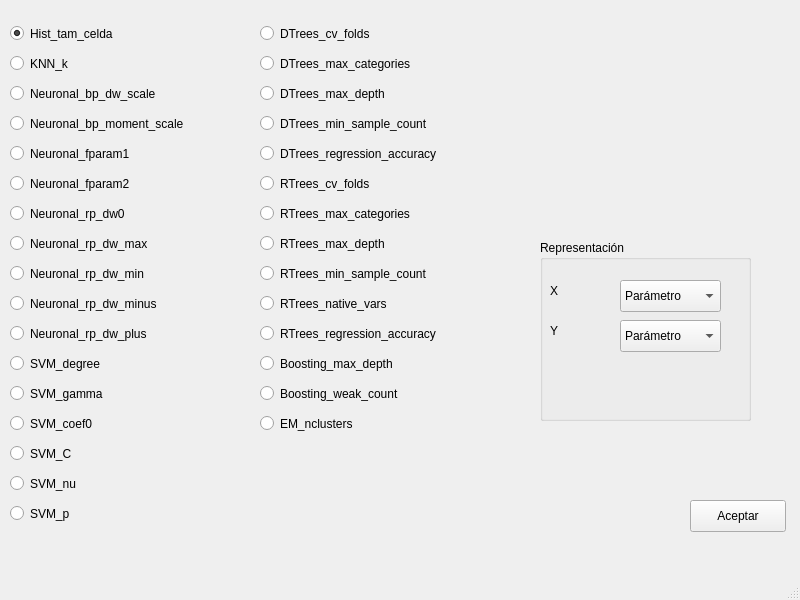
<?xml version="1.0" encoding="UTF-8"?>
<ui version="4.0">
 <class>Selec_Param</class>
 <widget class="QMainWindow" name="Selec_Param">
  <property name="geometry">
   <rect>
    <x>0</x>
    <y>0</y>
    <width>800</width>
    <height>600</height>
   </rect>
  </property>
  <property name="minimumSize">
   <size>
    <width>800</width>
    <height>600</height>
   </size>
  </property>
  <property name="windowTitle">
   <string>Selección de Parámetro</string>
  </property>
  <widget class="QWidget" name="centralwidget">
   <widget class="QRadioButton" name="Hist_tam_celda">
    <property name="geometry">
     <rect>
      <x>10</x>
      <y>20</y>
      <width>141</width>
      <height>27</height>
     </rect>
    </property>
    <property name="text">
     <string>Hist_tam_celda</string>
    </property>
    <property name="checked">
     <bool>true</bool>
    </property>
   </widget>
   <widget class="QRadioButton" name="KNN_k">
    <property name="geometry">
     <rect>
      <x>10</x>
      <y>50</y>
      <width>115</width>
      <height>27</height>
     </rect>
    </property>
    <property name="text">
     <string>KNN_k</string>
    </property>
   </widget>
   <widget class="QRadioButton" name="Neuronal_bp_dw_scale">
    <property name="geometry">
     <rect>
      <x>10</x>
      <y>80</y>
      <width>201</width>
      <height>27</height>
     </rect>
    </property>
    <property name="text">
     <string>Neuronal_bp_dw_scale</string>
    </property>
   </widget>
   <widget class="QRadioButton" name="Neuronal_bp_moment_scale">
    <property name="geometry">
     <rect>
      <x>10</x>
      <y>110</y>
      <width>251</width>
      <height>27</height>
     </rect>
    </property>
    <property name="text">
     <string>Neuronal_bp_moment_scale</string>
    </property>
   </widget>
   <widget class="QRadioButton" name="Neuronal_fparam1">
    <property name="geometry">
     <rect>
      <x>10</x>
      <y>140</y>
      <width>211</width>
      <height>27</height>
     </rect>
    </property>
    <property name="text">
     <string>Neuronal_fparam1</string>
    </property>
   </widget>
   <widget class="QRadioButton" name="Neuronal_fparam2">
    <property name="geometry">
     <rect>
      <x>10</x>
      <y>170</y>
      <width>191</width>
      <height>27</height>
     </rect>
    </property>
    <property name="text">
     <string>Neuronal_fparam2</string>
    </property>
   </widget>
   <widget class="QRadioButton" name="Neuronal_rp_dw0">
    <property name="geometry">
     <rect>
      <x>10</x>
      <y>200</y>
      <width>171</width>
      <height>27</height>
     </rect>
    </property>
    <property name="text">
     <string>Neuronal_rp_dw0</string>
    </property>
   </widget>
   <widget class="QRadioButton" name="Neuronal_rp_dw_max">
    <property name="geometry">
     <rect>
      <x>10</x>
      <y>230</y>
      <width>201</width>
      <height>27</height>
     </rect>
    </property>
    <property name="text">
     <string>Neuronal_rp_dw_max</string>
    </property>
   </widget>
   <widget class="QRadioButton" name="Neuronal_rp_dw_min">
    <property name="geometry">
     <rect>
      <x>10</x>
      <y>260</y>
      <width>181</width>
      <height>27</height>
     </rect>
    </property>
    <property name="text">
     <string>Neuronal_rp_dw_min</string>
    </property>
   </widget>
   <widget class="QRadioButton" name="Neuronal_rp_dw_minus">
    <property name="geometry">
     <rect>
      <x>10</x>
      <y>290</y>
      <width>201</width>
      <height>27</height>
     </rect>
    </property>
    <property name="text">
     <string>Neuronal_rp_dw_minus</string>
    </property>
   </widget>
   <widget class="QRadioButton" name="Neuronal_rp_dw_plus">
    <property name="geometry">
     <rect>
      <x>10</x>
      <y>320</y>
      <width>201</width>
      <height>27</height>
     </rect>
    </property>
    <property name="text">
     <string>Neuronal_rp_dw_plus</string>
    </property>
   </widget>
   <widget class="QRadioButton" name="SVM_degree">
    <property name="geometry">
     <rect>
      <x>10</x>
      <y>350</y>
      <width>161</width>
      <height>27</height>
     </rect>
    </property>
    <property name="text">
     <string>SVM_degree</string>
    </property>
   </widget>
   <widget class="QRadioButton" name="SVM_gamma">
    <property name="geometry">
     <rect>
      <x>10</x>
      <y>380</y>
      <width>141</width>
      <height>27</height>
     </rect>
    </property>
    <property name="text">
     <string>SVM_gamma</string>
    </property>
   </widget>
   <widget class="QRadioButton" name="SVM_coef0">
    <property name="geometry">
     <rect>
      <x>10</x>
      <y>410</y>
      <width>121</width>
      <height>27</height>
     </rect>
    </property>
    <property name="text">
     <string>SVM_coef0</string>
    </property>
   </widget>
   <widget class="QRadioButton" name="SVM_C">
    <property name="geometry">
     <rect>
      <x>10</x>
      <y>440</y>
      <width>115</width>
      <height>27</height>
     </rect>
    </property>
    <property name="text">
     <string>SVM_C</string>
    </property>
   </widget>
   <widget class="QRadioButton" name="SVM_nu">
    <property name="geometry">
     <rect>
      <x>10</x>
      <y>470</y>
      <width>115</width>
      <height>27</height>
     </rect>
    </property>
    <property name="text">
     <string>SVM_nu</string>
    </property>
   </widget>
   <widget class="QRadioButton" name="SVM_p">
    <property name="geometry">
     <rect>
      <x>10</x>
      <y>500</y>
      <width>115</width>
      <height>27</height>
     </rect>
    </property>
    <property name="text">
     <string>SVM_p</string>
    </property>
   </widget>
   <widget class="QRadioButton" name="RTrees_cv_folds">
    <property name="geometry">
     <rect>
      <x>260</x>
      <y>170</y>
      <width>161</width>
      <height>27</height>
     </rect>
    </property>
    <property name="text">
     <string>RTrees_cv_folds</string>
    </property>
   </widget>
   <widget class="QRadioButton" name="RTrees_max_categories">
    <property name="geometry">
     <rect>
      <x>260</x>
      <y>200</y>
      <width>211</width>
      <height>27</height>
     </rect>
    </property>
    <property name="text">
     <string>RTrees_max_categories</string>
    </property>
   </widget>
   <widget class="QRadioButton" name="RTrees_max_depth">
    <property name="geometry">
     <rect>
      <x>260</x>
      <y>230</y>
      <width>181</width>
      <height>27</height>
     </rect>
    </property>
    <property name="text">
     <string>RTrees_max_depth</string>
    </property>
   </widget>
   <widget class="QRadioButton" name="RTrees_min_sample_count">
    <property name="geometry">
     <rect>
      <x>260</x>
      <y>260</y>
      <width>231</width>
      <height>27</height>
     </rect>
    </property>
    <property name="text">
     <string>RTrees_min_sample_count</string>
    </property>
   </widget>
   <widget class="QRadioButton" name="RTrees_native_vars">
    <property name="geometry">
     <rect>
      <x>260</x>
      <y>290</y>
      <width>181</width>
      <height>27</height>
     </rect>
    </property>
    <property name="text">
     <string>RTrees_native_vars</string>
    </property>
   </widget>
   <widget class="QRadioButton" name="RTrees_regression_accuracy">
    <property name="geometry">
     <rect>
      <x>260</x>
      <y>320</y>
      <width>231</width>
      <height>27</height>
     </rect>
    </property>
    <property name="text">
     <string>RTrees_regression_accuracy</string>
    </property>
   </widget>
   <widget class="QRadioButton" name="DTrees_cv_folds">
    <property name="geometry">
     <rect>
      <x>260</x>
      <y>20</y>
      <width>151</width>
      <height>27</height>
     </rect>
    </property>
    <property name="text">
     <string>DTrees_cv_folds</string>
    </property>
   </widget>
   <widget class="QRadioButton" name="DTrees_max_categories">
    <property name="geometry">
     <rect>
      <x>260</x>
      <y>50</y>
      <width>211</width>
      <height>27</height>
     </rect>
    </property>
    <property name="text">
     <string>DTrees_max_categories</string>
    </property>
   </widget>
   <widget class="QRadioButton" name="DTrees_max_depth">
    <property name="geometry">
     <rect>
      <x>260</x>
      <y>80</y>
      <width>181</width>
      <height>27</height>
     </rect>
    </property>
    <property name="text">
     <string>DTrees_max_depth</string>
    </property>
   </widget>
   <widget class="QRadioButton" name="DTrees_min_sample_count">
    <property name="geometry">
     <rect>
      <x>260</x>
      <y>110</y>
      <width>231</width>
      <height>27</height>
     </rect>
    </property>
    <property name="text">
     <string>DTrees_min_sample_count</string>
    </property>
   </widget>
   <widget class="QRadioButton" name="DTrees_regression_accuracy">
    <property name="geometry">
     <rect>
      <x>260</x>
      <y>140</y>
      <width>241</width>
      <height>27</height>
     </rect>
    </property>
    <property name="text">
     <string>DTrees_regression_accuracy</string>
    </property>
   </widget>
   <widget class="QRadioButton" name="Boosting_max_depth">
    <property name="geometry">
     <rect>
      <x>260</x>
      <y>350</y>
      <width>201</width>
      <height>27</height>
     </rect>
    </property>
    <property name="text">
     <string>Boosting_max_depth</string>
    </property>
   </widget>
   <widget class="QRadioButton" name="Boosting_weak_count">
    <property name="geometry">
     <rect>
      <x>260</x>
      <y>380</y>
      <width>201</width>
      <height>27</height>
     </rect>
    </property>
    <property name="text">
     <string>Boosting_weak_count</string>
    </property>
   </widget>
   <widget class="QRadioButton" name="EM_nclusters">
    <property name="geometry">
     <rect>
      <x>260</x>
      <y>410</y>
      <width>141</width>
      <height>27</height>
     </rect>
    </property>
    <property name="text">
     <string>EM_nclusters</string>
    </property>
   </widget>
   <widget class="QPushButton" name="Aceptar">
    <property name="geometry">
     <rect>
      <x>690</x>
      <y>500</y>
      <width>96</width>
      <height>32</height>
     </rect>
    </property>
    <property name="text">
     <string>Aceptar</string>
    </property>
   </widget>
   <widget class="QGroupBox" name="groupBox">
    <property name="geometry">
     <rect>
      <x>540</x>
      <y>240</y>
      <width>211</width>
      <height>181</height>
     </rect>
    </property>
    <property name="title">
     <string>Representación</string>
    </property>
    <widget class="QLabel" name="label_2">
     <property name="geometry">
      <rect>
       <x>10</x>
       <y>80</y>
       <width>21</width>
       <height>22</height>
      </rect>
     </property>
     <property name="text">
      <string>Y</string>
     </property>
    </widget>
    <widget class="QLabel" name="label_29">
     <property name="geometry">
      <rect>
       <x>10</x>
       <y>40</y>
       <width>72</width>
       <height>22</height>
      </rect>
     </property>
     <property name="text">
      <string>X</string>
     </property>
    </widget>
    <widget class="QComboBox" name="X">
     <property name="geometry">
      <rect>
       <x>80</x>
       <y>40</y>
       <width>101</width>
       <height>32</height>
      </rect>
     </property>
     <item>
      <property name="text">
       <string>Parámetro</string>
      </property>
     </item>
     <item>
      <property name="text">
       <string>VP</string>
      </property>
     </item>
     <item>
      <property name="text">
       <string>VN</string>
      </property>
     </item>
     <item>
      <property name="text">
       <string>FP</string>
      </property>
     </item>
     <item>
      <property name="text">
       <string>FN</string>
      </property>
     </item>
     <item>
      <property name="text">
       <string>TAR</string>
      </property>
     </item>
     <item>
      <property name="text">
       <string>TRR</string>
      </property>
     </item>
     <item>
      <property name="text">
       <string>FAR</string>
      </property>
     </item>
     <item>
      <property name="text">
       <string>FRR</string>
      </property>
     </item>
     <item>
      <property name="text">
       <string>PPV</string>
      </property>
     </item>
     <item>
      <property name="text">
       <string>NPV</string>
      </property>
     </item>
     <item>
      <property name="text">
       <string>FDR</string>
      </property>
     </item>
     <item>
      <property name="text">
       <string>F1</string>
      </property>
     </item>
     <item>
      <property name="text">
       <string>INFORMEDNESS</string>
      </property>
     </item>
     <item>
      <property name="text">
       <string>MARKEDNESS</string>
      </property>
     </item>
     <item>
      <property name="text">
       <string>EXP_ERROR</string>
      </property>
     </item>
     <item>
      <property name="text">
       <string>LR_NEG</string>
      </property>
     </item>
     <item>
      <property name="text">
       <string>LR_POS</string>
      </property>
     </item>
     <item>
      <property name="text">
       <string>DOR</string>
      </property>
     </item>
     <item>
      <property name="text">
       <string>ACC</string>
      </property>
     </item>
     <item>
      <property name="text">
       <string>PREVALENCE</string>
      </property>
     </item>
    </widget>
    <widget class="QComboBox" name="Y">
     <property name="geometry">
      <rect>
       <x>80</x>
       <y>80</y>
       <width>101</width>
       <height>32</height>
      </rect>
     </property>
     <item>
      <property name="text">
       <string>Parámetro</string>
      </property>
     </item>
     <item>
      <property name="text">
       <string>VP</string>
      </property>
     </item>
     <item>
      <property name="text">
       <string>VN</string>
      </property>
     </item>
     <item>
      <property name="text">
       <string>FP</string>
      </property>
     </item>
     <item>
      <property name="text">
       <string>FN</string>
      </property>
     </item>
     <item>
      <property name="text">
       <string>TAR</string>
      </property>
     </item>
     <item>
      <property name="text">
       <string>TRR</string>
      </property>
     </item>
     <item>
      <property name="text">
       <string>FAR</string>
      </property>
     </item>
     <item>
      <property name="text">
       <string>FRR</string>
      </property>
     </item>
     <item>
      <property name="text">
       <string>PPV</string>
      </property>
     </item>
     <item>
      <property name="text">
       <string>NPV</string>
      </property>
     </item>
     <item>
      <property name="text">
       <string>FDR</string>
      </property>
     </item>
     <item>
      <property name="text">
       <string>F1</string>
      </property>
     </item>
     <item>
      <property name="text">
       <string>INFORMEDNESS</string>
      </property>
     </item>
     <item>
      <property name="text">
       <string>MARKEDNESS</string>
      </property>
     </item>
     <item>
      <property name="text">
       <string>EXP_ERROR</string>
      </property>
     </item>
     <item>
      <property name="text">
       <string>LR_NEG</string>
      </property>
     </item>
     <item>
      <property name="text">
       <string>LR_POS</string>
      </property>
     </item>
     <item>
      <property name="text">
       <string>DOR</string>
      </property>
     </item>
     <item>
      <property name="text">
       <string>ACC</string>
      </property>
     </item>
     <item>
      <property name="text">
       <string>PREVALENCE</string>
      </property>
     </item>
    </widget>
   </widget>
  </widget>
  <widget class="QMenuBar" name="menubar">
   <property name="geometry">
    <rect>
     <x>0</x>
     <y>0</y>
     <width>800</width>
     <height>25</height>
    </rect>
   </property>
  </widget>
  <widget class="QStatusBar" name="statusbar"/>
 </widget>
 <resources/>
 <connections/>
</ui>
